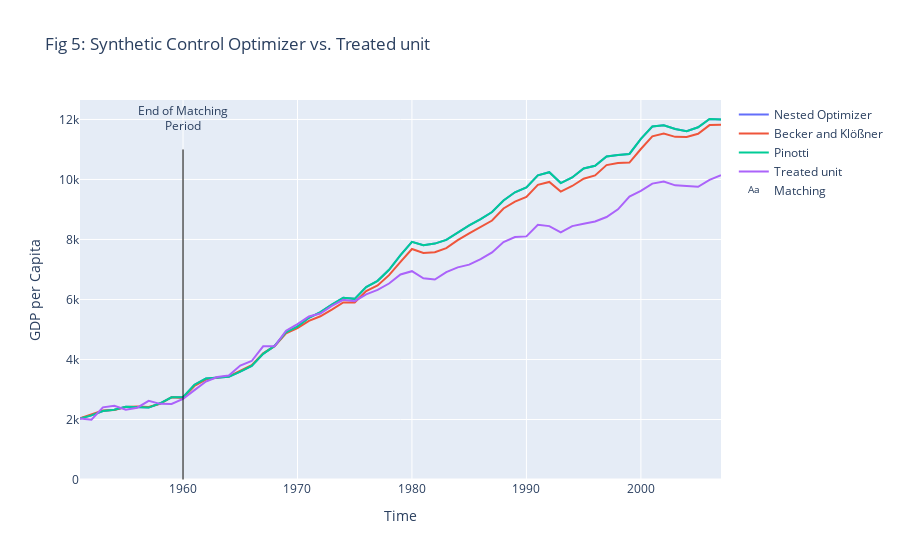

Here is the notebook cell this chart was saved with:
### Markdown cell above
#### Figure 5: Evolution of observed GDP per capita vs. synthetic estimates across Pinotti (2015) weights and global optimum weights

### Code cell
y_synth_becker = w_becker.T @ y_control_all
y_synth_nested = w_nested.T @ y_control_all

fig = go.Figure()
fig.add_trace(go.Scatter(x=list(data.year.unique()), y=y_synth_nested[0],
                    mode='lines', name='Nested Optimizer'))
fig.add_trace(go.Scatter(x=list(data.year.unique()), y=y_synth_becker[0],
                    mode='lines', name='Becker and Klößner'))
fig.add_trace(go.Scatter(x=list(data.year.unique()), y=y_synth_pinotti[0],
                    mode='lines', name='Pinotti'))
fig.add_trace(go.Scatter(x=list(data.year.unique()), y=y_treat_all[0],
                    mode='lines', name='Treated unit'))
fig.add_shape(dict(type="line", x0=1960, y0=0, x1=1960, y1=11000,
                   line=dict(color="Black", width=1)))

fig.add_trace(go.Scatter(x=[1960], y=[12000], mode="text",
    name="Matching", text=["End of Matching<br>Period"]))

fig.update_layout(title='Fig 5: Synthetic Control Optimizer vs. Treated unit',
                   xaxis_title='Time', yaxis_title='GDP per Capita')
fig.show()
